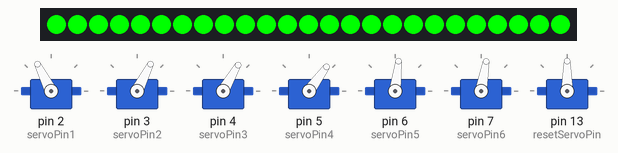
Bench run of a sketch on a simulated Arduino Uno, built with avr-gcc and run on an emulated ATmega328P. On the bench: 25 RGB LEDs in strip order, left to right, 7 × servo. Random numbers use the default seed unless the sketch sets one.

Above: at 0.1 s.
At 2.3 s:
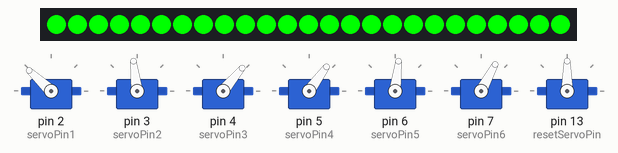
At 12.4 s:
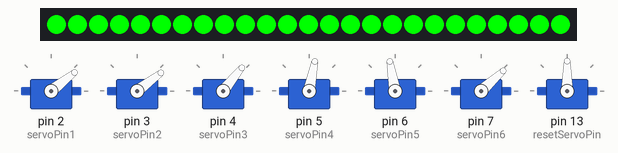
At 16.6 s:
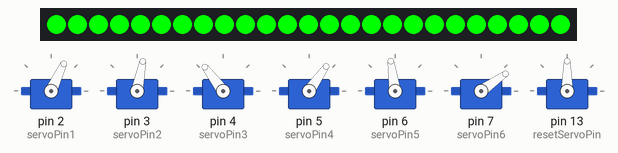
At 29.2 s:
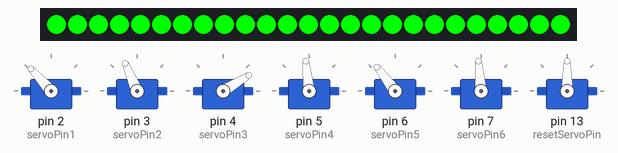
At 33.4 s:
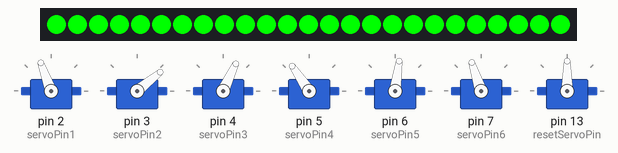
Timing chart, 0 to 40.0 s (numbered marks = the images above):
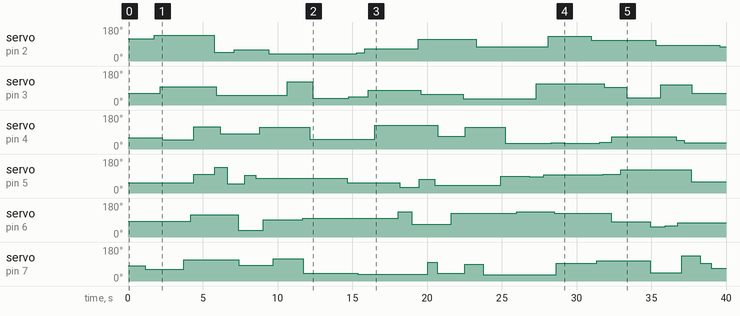

Measured:
- by itself, servo on pin 2 (servoPin1): 117° → 137° at 1.8 s, → 46° 4.0 s later, → 59° 1.3 s later, → 38° 2.3 s later, … (12 changes in this stretch)
- by itself, servo on pin 3 (servoPin2): 63° → 97° at 2.2 s, → 52° 3.7 s later, → 124° 4.8 s later, → 37° 1.7 s later, … (14 changes in this stretch)
- by itself, servo on pin 5 (servoPin4): 54° → 100° at 4.4 s, → 137° 1.4 s later, → 49° 0.83 s later, → 95° 1.1 s later, … (16 changes in this stretch)
- by itself, servo on pin 7 (servoPin6): 80° → 62° at 1.2 s, → 113° 2.5 s later, → 83° 3.7 s later, → 118° 2.3 s later, … (16 changes in this stretch)

The sketch:

Pumpkin_6eye_controller.ino
```cpp
#include <Servo.h>
#include <Adafruit_NeoPixel.h>

int minDelay = 500;
int maxDelay = 5000;

int minAngle = 30;
int maxAngle = 140;

int servoPin1 = 2;
int servoPin2 = 3;
int servoPin3 = 4;
int servoPin4 = 5;
int servoPin5 = 6;
int servoPin6 = 7;
int resetServoPin = 13;

unsigned long servoStart1;
unsigned long servoStart2;
unsigned long servoStart3;
unsigned long servoStart4;
unsigned long servoStart5;
unsigned long servoStart6;

int servoWait1 = 0;
int servoWait2 = 0;
int servoWait3 = 0;
int servoWait4 = 0;
int servoWait5 = 0;
int servoWait6 = 0;

Servo Servo1;
Servo Servo2;
Servo Servo3;
Servo Servo4;
Servo Servo5;
Servo Servo6;
Servo ResetServo;

//Neopixels
#define LedPin 9
#define LedCount 25
Adafruit_NeoPixel lightStrip = Adafruit_NeoPixel(LedCount, LedPin, NEO_GRB + NEO_KHZ800);

void setup() {
   lightStrip.begin();
   lightStrip.setPixelColor(1, 0, 255, 0); //GRB
   lightStrip.show();
   lightStrip.setBrightness(255);

   Servo1.attach(servoPin1);
   Servo2.attach(servoPin2);
   Servo3.attach(servoPin3);
   Servo4.attach(servoPin4);
   Servo5.attach(servoPin5);
   Servo6.attach(servoPin6);
   ResetServo.attach(resetServoPin);

   servoStart1 = millis();
}
void loop(){
  moveEyeball1(millis());
  moveEyeball2(millis());
  moveEyeball3(millis());
  moveEyeball4(millis());
  moveEyeball5(millis());
  moveEyeball6(millis());

  lightController();

  ResetServo.write(90);
}

void moveEyeball1(unsigned long currentTime){

  if (currentTime >= servoStart1 + servoWait1){
    Servo1.write(random(minAngle, maxAngle));
    servoWait1 = random(minDelay, maxDelay);
    servoStart1 = millis();
  }
}

void moveEyeball2(unsigned long currentTime){

  if (currentTime >= servoStart2 + servoWait2){
    Servo2.write(random(minAngle, maxAngle));
    servoWait2 = random(minDelay, maxDelay);
    servoStart2 = millis();
  }
}

void moveEyeball3(unsigned long currentTime){

  if (currentTime >= servoStart3 + servoWait3){
    Servo3.write(random(minAngle, maxAngle));
    servoWait3 = random(minDelay, maxDelay);
    servoStart3 = millis();
  }
}

void moveEyeball4(unsigned long currentTime){

  if (currentTime >= servoStart4 + servoWait4){
    Servo4.write(random(minAngle, maxAngle));
    servoWait4 = random(minDelay, maxDelay);
    servoStart4 = millis();
  }
}

void moveEyeball5(unsigned long currentTime){

  if (currentTime >= servoStart5 + servoWait5){
    Servo5.write(random(minAngle, maxAngle));
    servoWait5 = random(minDelay, maxDelay);
    servoStart5 = millis();
  }
}

void moveEyeball6(unsigned long currentTime){

  if (currentTime >= servoStart6 + servoWait6){
    Servo6.write(random(minAngle, maxAngle));
    servoWait6 = random(minDelay, maxDelay);
    servoStart6 = millis();
  }
}

void lightController(){
  for(int i=0; i < LedCount; i++){
    lightStrip.setPixelColor(i, 0, 255, 0); //GRB
  }
  lightStrip.show();
}
```
